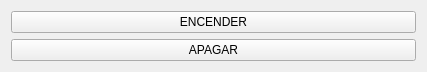
<?xml version="1.0" encoding="UTF-8"?>
<ui version="4.0">
 <class>Widget</class>
 <widget class="QWidget" name="Widget">
  <property name="geometry">
   <rect>
    <x>0</x>
    <y>0</y>
    <width>427</width>
    <height>70</height>
   </rect>
  </property>
  <property name="windowTitle">
   <string>Widget</string>
  </property>
  <layout class="QVBoxLayout" name="verticalLayout">
   <item>
    <widget class="QPushButton" name="encenderPushButton">
     <property name="text">
      <string>ENCENDER</string>
     </property>
    </widget>
   </item>
   <item>
    <widget class="QPushButton" name="apagarPushButton">
     <property name="text">
      <string>APAGAR</string>
     </property>
    </widget>
   </item>
  </layout>
 </widget>
 <layoutdefault spacing="6" margin="11"/>
 <resources/>
 <connections/>
</ui>
